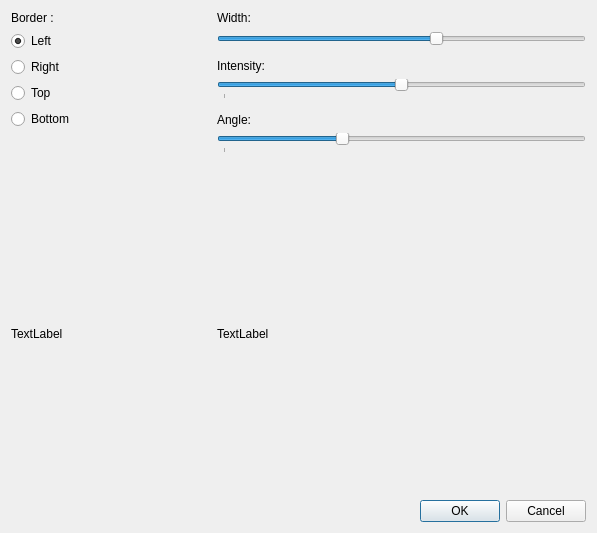
<?xml version="1.0" encoding="UTF-8"?>
<ui version="4.0">
 <class>ShadowBindingDialog</class>
 <widget class="QDialog" name="ShadowBindingDialog">
  <property name="geometry">
   <rect>
    <x>0</x>
    <y>0</y>
    <width>597</width>
    <height>533</height>
   </rect>
  </property>
  <property name="windowTitle">
   <string>Shadow Binding</string>
  </property>
  <layout class="QGridLayout" name="gridLayout">
   <item row="1" column="0">
    <widget class="QLabel" name="originalLabel">
     <property name="minimumSize">
      <size>
       <width>200</width>
       <height>320</height>
      </size>
     </property>
     <property name="text">
      <string>TextLabel</string>
     </property>
    </widget>
   </item>
   <item row="1" column="2">
    <widget class="QLabel" name="resultLabel">
     <property name="minimumSize">
      <size>
       <width>200</width>
       <height>320</height>
      </size>
     </property>
     <property name="text">
      <string>TextLabel</string>
     </property>
    </widget>
   </item>
   <item row="2" column="2">
    <widget class="QDialogButtonBox" name="buttonBox">
     <property name="orientation">
      <enum>Qt::Horizontal</enum>
     </property>
     <property name="standardButtons">
      <set>QDialogButtonBox::Cancel|QDialogButtonBox::Ok</set>
     </property>
    </widget>
   </item>
   <item row="0" column="0">
    <layout class="QVBoxLayout" name="verticalLayout">
     <item>
      <widget class="QLabel" name="label_4">
       <property name="text">
        <string>Border :</string>
       </property>
      </widget>
     </item>
     <item>
      <widget class="QRadioButton" name="leftButton">
       <property name="text">
        <string>Left</string>
       </property>
       <property name="checked">
        <bool>true</bool>
       </property>
      </widget>
     </item>
     <item>
      <widget class="QRadioButton" name="rightButton">
       <property name="text">
        <string>Right</string>
       </property>
      </widget>
     </item>
     <item>
      <widget class="QRadioButton" name="topButton">
       <property name="text">
        <string>Top</string>
       </property>
       <property name="checked">
        <bool>false</bool>
       </property>
      </widget>
     </item>
     <item>
      <widget class="QRadioButton" name="bottomButton">
       <property name="text">
        <string>Bottom</string>
       </property>
      </widget>
     </item>
     <item>
      <spacer name="verticalSpacer_2">
       <property name="orientation">
        <enum>Qt::Vertical</enum>
       </property>
       <property name="sizeHint" stdset="0">
        <size>
         <width>20</width>
         <height>40</height>
        </size>
       </property>
      </spacer>
     </item>
    </layout>
   </item>
   <item row="0" column="2">
    <layout class="QVBoxLayout" name="verticalLayout_2">
     <item>
      <layout class="QHBoxLayout" name="horizontalLayout_3"/>
     </item>
     <item>
      <widget class="QLabel" name="label_6">
       <property name="text">
        <string>Width:</string>
       </property>
      </widget>
     </item>
     <item>
      <widget class="QSlider" name="distanceSlider">
       <property name="minimum">
        <number>0</number>
       </property>
       <property name="maximum">
        <number>100</number>
       </property>
       <property name="singleStep">
        <number>1</number>
       </property>
       <property name="value">
        <number>60</number>
       </property>
       <property name="orientation">
        <enum>Qt::Horizontal</enum>
       </property>
      </widget>
     </item>
     <item>
      <spacer name="verticalSpacer_5">
       <property name="orientation">
        <enum>Qt::Vertical</enum>
       </property>
       <property name="sizeHint" stdset="0">
        <size>
         <width>20</width>
         <height>40</height>
        </size>
       </property>
      </spacer>
     </item>
     <item>
      <widget class="QLabel" name="label_5">
       <property name="text">
        <string>Intensity: </string>
       </property>
      </widget>
     </item>
     <item>
      <widget class="QSlider" name="intensitySlider">
       <property name="layoutDirection">
        <enum>Qt::LeftToRight</enum>
       </property>
       <property name="minimum">
        <number>0</number>
       </property>
       <property name="maximum">
        <number>100</number>
       </property>
       <property name="value">
        <number>50</number>
       </property>
       <property name="tracking">
        <bool>true</bool>
       </property>
       <property name="orientation">
        <enum>Qt::Horizontal</enum>
       </property>
       <property name="invertedAppearance">
        <bool>false</bool>
       </property>
       <property name="invertedControls">
        <bool>false</bool>
       </property>
       <property name="tickPosition">
        <enum>QSlider::TicksBelow</enum>
       </property>
       <property name="tickInterval">
        <number>6750</number>
       </property>
      </widget>
     </item>
     <item>
      <spacer name="verticalSpacer_4">
       <property name="orientation">
        <enum>Qt::Vertical</enum>
       </property>
       <property name="sizeHint" stdset="0">
        <size>
         <width>20</width>
         <height>40</height>
        </size>
       </property>
      </spacer>
     </item>
     <item>
      <widget class="QLabel" name="label_7">
       <property name="text">
        <string>Angle: </string>
       </property>
      </widget>
     </item>
     <item>
      <widget class="QSlider" name="angleSlider">
       <property name="layoutDirection">
        <enum>Qt::LeftToRight</enum>
       </property>
       <property name="minimum">
        <number>0</number>
       </property>
       <property name="maximum">
        <number>90</number>
       </property>
       <property name="value">
        <number>30</number>
       </property>
       <property name="tracking">
        <bool>true</bool>
       </property>
       <property name="orientation">
        <enum>Qt::Horizontal</enum>
       </property>
       <property name="invertedAppearance">
        <bool>false</bool>
       </property>
       <property name="invertedControls">
        <bool>false</bool>
       </property>
       <property name="tickPosition">
        <enum>QSlider::TicksBelow</enum>
       </property>
       <property name="tickInterval">
        <number>6750</number>
       </property>
      </widget>
     </item>
     <item>
      <spacer name="verticalSpacer_3">
       <property name="orientation">
        <enum>Qt::Vertical</enum>
       </property>
       <property name="sizeHint" stdset="0">
        <size>
         <width>20</width>
         <height>40</height>
        </size>
       </property>
      </spacer>
     </item>
     <item>
      <spacer name="verticalSpacer">
       <property name="orientation">
        <enum>Qt::Vertical</enum>
       </property>
       <property name="sizeHint" stdset="0">
        <size>
         <width>20</width>
         <height>40</height>
        </size>
       </property>
      </spacer>
     </item>
    </layout>
   </item>
  </layout>
 </widget>
 <resources/>
 <connections>
  <connection>
   <sender>buttonBox</sender>
   <signal>accepted()</signal>
   <receiver>ShadowBindingDialog</receiver>
   <slot>accept()</slot>
   <hints>
    <hint type="sourcelabel">
     <x>248</x>
     <y>254</y>
    </hint>
    <hint type="destinationlabel">
     <x>157</x>
     <y>274</y>
    </hint>
   </hints>
  </connection>
  <connection>
   <sender>buttonBox</sender>
   <signal>rejected()</signal>
   <receiver>ShadowBindingDialog</receiver>
   <slot>reject()</slot>
   <hints>
    <hint type="sourcelabel">
     <x>316</x>
     <y>260</y>
    </hint>
    <hint type="destinationlabel">
     <x>286</x>
     <y>274</y>
    </hint>
   </hints>
  </connection>
 </connections>
</ui>
